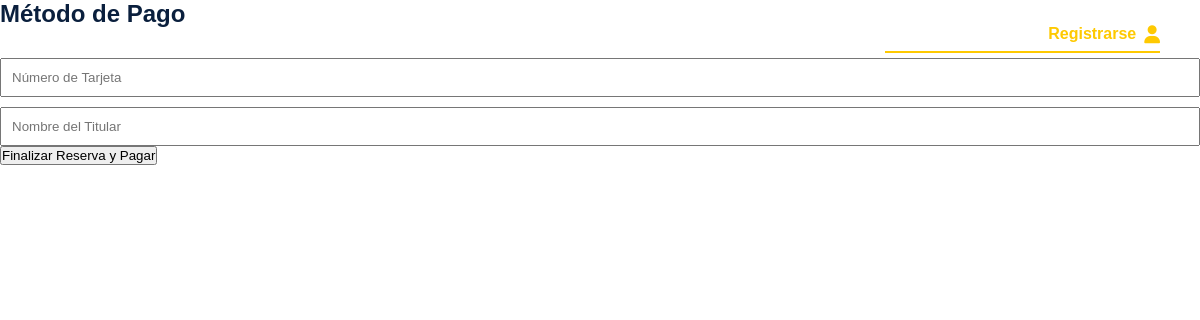
The page /consultas/proceso_compra/pago.php on the database as committed earlier.
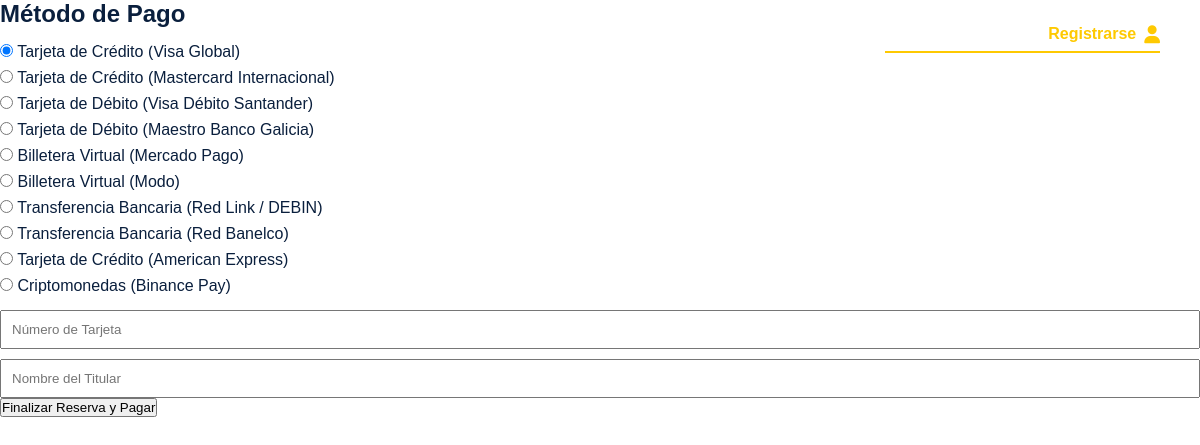
The same page on the database as committed later.
### tables this page shows
CREATE TABLE `metodos_pago` (
  `id_metodo_pago` int(11) NOT NULL,
  `nombre_metodo` varchar(50) NOT NULL,
  `banco_proveedor` varchar(50) DEFAULT NULL
);

### consultas/proceso_compra/pago.php (the view, shortened to what this page needs)
<?php
require_once '../../config/conexion.php';
$metodos = $pdo->query("SELECT id_metodo_pago, nombre_metodo, banco_proveedor FROM metodos_pago")->fetchAll(PDO::FETCH_ASSOC);
include_once '../../includes/header.php';
?>
<form action="confirmar.php" method="POST">
    <div class="booking-layout">
        <div class="main-content">
            <div class="card">
                <h2>Método de Pago</h2>
                <div style="margin: 15px 0; display:flex; flex-direction:column; gap:8px;">
                    <?php foreach($metodos as $index => $m): ?>
                        <label>
                            <input type="radio" name="id_metodo_pago" value="<?=$m['id_metodo_pago']?>" <?=$index === 0 ? 'checked' : ''?>>
                            <?=$m['nombre_metodo']?> (<?=$m['banco_proveedor']?>)
                        </label>
                    <?php endforeach; ?>
                </div>
                <div style="display:flex; flex-direction:column; gap:10px; margin-top:15px;">
                    <input type="text" placeholder="Número de Tarjeta" required style="padding:10px;">
                    <input type="text" placeholder="Nombre del Titular" required style="padding:10px;">
                </div>
            </div>
            <button type="submit" class="btn-next">Finalizar Reserva y Pagar</button>
        </div>
    </div>
</form>
</body>
</html>

Rows that differ between the two databases and show on the page:
added metodos_pago: id_metodo_pago "☑ Tarjeta de Crédito (Visa Globa", nombre_metodo "Tarjeta de Crédito", banco_proveedor "Visa Global"
added metodos_pago: id_metodo_pago "☐ Tarjeta de Crédito (Mastercard", nombre_metodo "Tarjeta de Crédito", banco_proveedor "Mastercard Internacional"
added metodos_pago: id_metodo_pago "☐ Tarjeta de Débito (Visa Débito", nombre_metodo "Tarjeta de Débito", banco_proveedor "Visa Débito Santander"
added metodos_pago: id_metodo_pago "☐ Tarjeta de Débito (Maestro Ban", nombre_metodo "Tarjeta de Débito", banco_proveedor "Maestro Banco Galicia"
added metodos_pago: id_metodo_pago "☐ Billetera Virtual (Mercado Pag", nombre_metodo "Billetera Virtual", banco_proveedor "Mercado Pago"
added metodos_pago: id_metodo_pago "☐ Billetera Virtual (Modo)", nombre_metodo "Billetera Virtual", banco_proveedor "Modo"
added metodos_pago: id_metodo_pago "☐ Transferencia Bancaria (Red Li", nombre_metodo "Transferencia Bancaria", banco_proveedor "Red Link / DEBIN"
added metodos_pago: id_metodo_pago "☐ Transferencia Bancaria (Red Ba", nombre_metodo "Transferencia Bancaria", banco_proveedor "Red Banelco"
added metodos_pago: id_metodo_pago "☐ Tarjeta de Crédito (American E", nombre_metodo "Tarjeta de Crédito", banco_proveedor "American Express"
added metodos_pago: id_metodo_pago "☐ Criptomonedas (Binance Pay)", nombre_metodo "Criptomonedas", banco_proveedor "Binance Pay"
